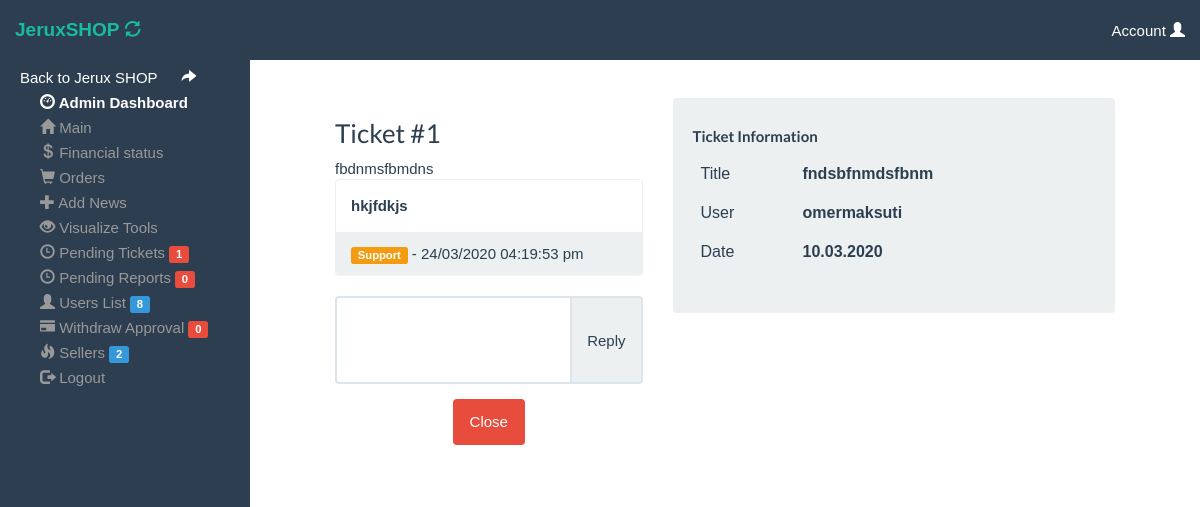
The app's page /admin/viewt.php?id=1 (signed in) with its own data.
### tables this page shows
CREATE TABLE `ticket` (
  `id` int(11) NOT NULL,
  `uid` varchar(255) NOT NULL,
  `status` int(11) NOT NULL,
  `s_id` int(11) NOT NULL,
  `s_url` text NOT NULL,
  `memo` text NOT NULL,
  `acctype` int(11) NOT NULL,
  `admin_r` int(11) NOT NULL,
  `date` text NOT NULL,
  `subject` varchar(255) NOT NULL,
  `type` varchar(255) NOT NULL,
  `resseller` int(11) NOT NULL,
  `price` int(11) NOT NULL,
  `refounded` varchar(255) NOT NULL,
  `fmemo` text NOT NULL,
  `seen` int(11) NOT NULL,
  `lastreply` varchar(255) NOT NULL,
  `lastup` text NOT NULL
);

### admin/viewt.php (the view, shortened to what this page needs)
    <link rel="stylesheet" type="text/css" href="css/tickets.css">
<?php
include "header.php";
$id = $_GET['id'];
$myid = mysqli_real_escape_string($dbcon, $id);
$get = mysqli_query($dbcon, "SELECT * FROM ticket WHERE id='$myid'");
$row = mysqli_fetch_assoc($get);
?>
<div id="page-content-wrapper">
            <div class="container-fluid">
            <div id="divPage">
<div class="form-group col-lg-5 ">
			<?php
			echo'			<h3>Ticket #'.$myid.'</h3>
  '.$row['memo'].'
 '; ?>
<form method="post">
<div class="input-group">
    <textarea class="form-control custom-control" rows="3" name="rep" style="resize:none" required></textarea>
    <span class="input-group-addon btn btn-primary" onclick="$(this).closest('form').submit();">Reply</span>
</div>
</form>
<?php
if(preg_match("#1#i",$row['status'])){
    echo '
<center> <a href="closeticket.php?id='.$myid.'" class="btn label-danger"><font color="white">Close</font></a></center>
'; }
 echo '
                    </div>
           ';
?>
</div></center>
            <div class="col-lg-7">
            <div class="bs-component">
              <div class="well well">
                <h5><b>Ticket Information</b></h5>
                  <table class="table">
                    <tbody><tr>
  <td>Title</td>
  <td><b></span> <?php echo $row['subject']; ?></b></td></tr><tr>
  <td>User</td>
  <td><b></span> <?php echo $row['uid']; ?></b></td></tr><tr>
   <td>Date</td>
  <td><b></span> <?php echo $row['date']; ?></b></td>
</tr>
                  </tbody></table>
          </div>
</div></div></div>
            </div>
            </div>

### admin/assets/style.css (style rules this page uses)
#page-content-wrapper { width: 100%; position: absolute; padding: 15px; }
@media (min-width:768px) { #page-content-wrapper { padding: 20px; position: relative; } }

### admin/viewt.php (style rules this page uses)
.ticket { white-space: pre-wrap; }

### records on screen
ticket: memo "fbdnmsfbmdns hkjfdkjs Support - 24/03/2020 04:19:53 pm", subject "fndsbfnmdsfbnm", uid "omermaksuti", date "10.03.2020"

### other values on screen
$r11 "1"
$r11 "0"
$r11 "8"
$r11 "2"
$myid "1"
